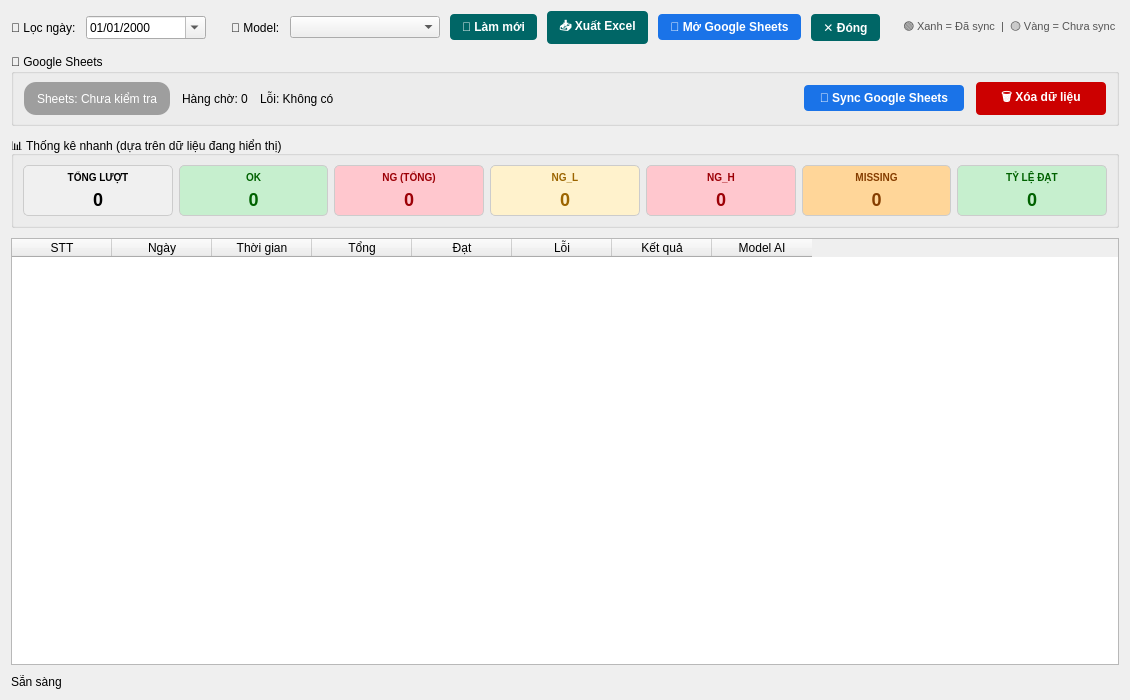
<?xml version="1.0" encoding="UTF-8"?>
<ui version="4.0">
 <class>DataViewerDialog</class>
 <widget class="QDialog" name="DataViewerDialog">
  <property name="geometry">
   <rect>
    <x>0</x>
    <y>0</y>
    <width>1100</width>
    <height>700</height>
   </rect>
  </property>
  <property name="windowTitle">
   <string>📜 Nhật ký kết quả kiểm tra</string>
  </property>
  <layout class="QVBoxLayout" name="mainLayout">
   <property name="spacing">
    <number>10</number>
   </property>
   <item>
    <layout class="QHBoxLayout" name="toolbarLayout">
     <item>
      <widget class="QLabel" name="label">
       <property name="text">
        <string>📅 Lọc ngày:</string>
       </property>
      </widget>
     </item>
     <item>
      <widget class="QDateEdit" name="cb_date">
       <property name="minimumSize">
        <size>
         <width>120</width>
         <height>0</height>
        </size>
       </property>
       <property name="calendarPopup">
        <bool>true</bool>
       </property>
       <property name="displayFormat">
        <string>dd/MM/yyyy</string>
       </property>
      </widget>
     </item>
     <item>
      <spacer name="horizontalSpacer_2">
       <property name="orientation">
        <enum>Qt::Horizontal</enum>
       </property>
       <property name="sizeType">
        <enum>QSizePolicy::Fixed</enum>
       </property>
       <property name="sizeHint" stdset="0">
        <size>
         <width>15</width>
         <height>20</height>
        </size>
       </property>
      </spacer>
     </item>
     <item>
      <widget class="QLabel" name="label_2">
       <property name="text">
        <string>🤖 Model:</string>
       </property>
      </widget>
     </item>
     <item>
      <widget class="QComboBox" name="cb_model">
       <property name="minimumSize">
        <size>
         <width>150</width>
         <height>0</height>
        </size>
       </property>
      </widget>
     </item>
     <item>
      <spacer name="horizontalSpacer">
       <property name="orientation">
        <enum>Qt::Horizontal</enum>
       </property>
       <property name="sizeHint" stdset="0">
        <size>
         <width>40</width>
         <height>20</height>
        </size>
       </property>
      </spacer>
     </item>
     <item>
      <widget class="QPushButton" name="btn_refresh">
       <property name="styleSheet">
        <string notr="true">QPushButton { background-color: #006666; color: white; border-radius: 4px; padding: 6px 12px; font-weight: bold; border: none; } QPushButton:hover { background-color: #008080; } QPushButton:pressed { background-color: #004d4d; }</string>
       </property>
       <property name="text">
        <string>🔄 Làm mới</string>
       </property>
      </widget>
     </item>
     <item>
      <widget class="QPushButton" name="btn_export">
       <property name="styleSheet">
        <string notr="true">QPushButton { background-color: #006666; color: white; border-radius: 4px; padding: 6px 12px; font-weight: bold; border: none; } QPushButton:hover { background-color: #008080; } QPushButton:pressed { background-color: #004d4d; }</string>
       </property>
       <property name="text">
        <string>📥 Xuất Excel</string>
       </property>
      </widget>
     </item>
     <item>
      <widget class="QPushButton" name="btn_sheets">
       <property name="styleSheet">
        <string notr="true">QPushButton { background-color: #1a73e8; color: white; border-radius: 4px; padding: 6px 12px; font-weight: bold; border: none; } QPushButton:hover { background-color: #1e88e5; } QPushButton:pressed { background-color: #1557b0; }</string>
       </property>
       <property name="text">
        <string>🔗 Mở Google Sheets</string>
       </property>
      </widget>
     </item>
     <item>
      <widget class="QPushButton" name="btn_close">
       <property name="styleSheet">
        <string notr="true">QPushButton { background-color: #006666; color: white; border-radius: 4px; padding: 6px 12px; font-weight: bold; border: none; } QPushButton:hover { background-color: #008080; } QPushButton:pressed { background-color: #004d4d; }</string>
       </property>
       <property name="text">
        <string>✕ Đóng</string>
       </property>
      </widget>
     </item>
     <item>
      <widget class="QLabel" name="lbl_calendar_legend">
       <property name="text">
        <string>🟢 Xanh = Đã sync  |  🟡 Vàng = Chưa sync</string>
       </property>
       <property name="styleSheet">
        <string notr="true">font-size: 11px; color: #555; padding-left: 10px;</string>
       </property>
      </widget>
     </item>
    </layout>
   </item>
   <item>
    <widget class="QGroupBox" name="sheets_status_group">
     <property name="title">
      <string>🔗 Google Sheets</string>
     </property>
     <layout class="QHBoxLayout" name="horizontalLayout_2">
      <property name="spacing">
       <number>12</number>
      </property>
      <property name="leftMargin">
       <number>10</number>
      </property>
      <property name="topMargin">
       <number>8</number>
      </property>
      <property name="rightMargin">
       <number>10</number>
      </property>
      <property name="bottomMargin">
       <number>8</number>
      </property>
      <item>
       <widget class="QLabel" name="lbl_sheets_badge">
        <property name="styleSheet">
         <string notr="true">padding: 4px 10px; border-radius: 12px; background-color: #9e9e9e; color: white;</string>
        </property>
        <property name="text">
         <string>Sheets: Chưa kiểm tra</string>
        </property>
       </widget>
      </item>
      <item>
       <widget class="QLabel" name="lbl_sheets_queue">
        <property name="text">
         <string>Hàng chờ: 0</string>
        </property>
       </widget>
      </item>
      <item>
       <widget class="QLabel" name="lbl_sheets_error">
        <property name="text">
         <string>Lỗi: Không có</string>
        </property>
       </widget>
      </item>
      <item>
       <spacer name="horizontalSpacer_3">
        <property name="orientation">
         <enum>Qt::Horizontal</enum>
        </property>
        <property name="sizeHint" stdset="0">
         <size>
          <width>40</width>
          <height>20</height>
         </size>
        </property>
       </spacer>
      </item>
      <item>
       <widget class="QPushButton" name="btn_sync_sheets">
        <property name="minimumSize">
         <size>
          <width>160</width>
          <height>0</height>
         </size>
        </property>
        <property name="styleSheet">
         <string notr="true">QPushButton { background-color: #1a73e8; color: white; border-radius: 4px; padding: 6px 12px; font-weight: bold; border: none; } QPushButton:hover { background-color: #1e88e5; } QPushButton:pressed { background-color: #1557b0; }</string>
        </property>
        <property name="text">
         <string>🔁 Sync Google Sheets</string>
        </property>
       </widget>
      </item>
      <item>
       <widget class="QPushButton" name="xoaDL">
        <property name="minimumSize">
         <size>
          <width>130</width>
          <height>0</height>
        </size>
       </property>
       <property name="styleSheet">
        <string notr="true">QPushButton { background-color: #cc0000; color: white; border-radius: 4px; padding: 6px 12px; font-weight: bold; border: none; } QPushButton:hover { background-color: #e60000; } QPushButton:pressed { background-color: #990000; }</string>
       </property>
       <property name="text">
        <string>🗑 Xóa dữ liệu</string>
       </property>
      </widget>
     </item>
    </layout>
   </widget>
   </item>
   <item>
    <widget class="QGroupBox" name="stats_group">
     <property name="title">
      <string>📊 Thống kê nhanh (dựa trên dữ liệu đang hiển thị)</string>
     </property>
     <layout class="QHBoxLayout" name="statsLayout">
      <item>
       <widget class="QGroupBox" name="box_total">
        <property name="styleSheet">
         <string notr="true">QGroupBox { background-color: #f0f0f0; border: 1px solid #ccc; border-radius: 5px; }</string>
        </property>
        <layout class="QVBoxLayout" name="verticalLayout">
         <property name="spacing">
          <number>5</number>
         </property>
         <property name="leftMargin">
          <number>5</number>
         </property>
         <property name="topMargin">
          <number>5</number>
         </property>
         <property name="rightMargin">
          <number>5</number>
         </property>
         <property name="bottomMargin">
          <number>5</number>
         </property>
         <item>
          <widget class="QLabel" name="label_3">
           <property name="styleSheet">
            <string notr="true">color: black; font-size: 10px; font-weight: bold; background: transparent; border: none;</string>
           </property>
           <property name="text">
            <string>TỔNG LƯỢT</string>
           </property>
           <property name="alignment">
            <set>Qt::AlignCenter</set>
           </property>
          </widget>
         </item>
         <item>
          <widget class="QLabel" name="lbl_val_total">
           <property name="styleSheet">
            <string notr="true">color: black; font-size: 18px; font-weight: bold; background: transparent; border: none;</string>
           </property>
           <property name="text">
            <string>0</string>
           </property>
           <property name="alignment">
            <set>Qt::AlignCenter</set>
           </property>
          </widget>
         </item>
        </layout>
       </widget>
      </item>
      <item>
       <widget class="QGroupBox" name="box_ok">
        <property name="styleSheet">
         <string notr="true">QGroupBox { background-color: #c6efce; border: 1px solid #ccc; border-radius: 5px; }</string>
        </property>
        <layout class="QVBoxLayout" name="verticalLayout_2">
         <property name="spacing">
          <number>5</number>
         </property>
         <property name="leftMargin">
          <number>5</number>
         </property>
         <property name="topMargin">
          <number>5</number>
         </property>
         <property name="rightMargin">
          <number>5</number>
         </property>
         <property name="bottomMargin">
          <number>5</number>
         </property>
         <item>
          <widget class="QLabel" name="label_4">
           <property name="styleSheet">
            <string notr="true">color: #006100; font-size: 10px; font-weight: bold; background: transparent; border: none;</string>
           </property>
           <property name="text">
            <string>OK</string>
           </property>
           <property name="alignment">
            <set>Qt::AlignCenter</set>
           </property>
          </widget>
         </item>
         <item>
          <widget class="QLabel" name="lbl_val_ok">
           <property name="styleSheet">
            <string notr="true">color: #006100; font-size: 18px; font-weight: bold; background: transparent; border: none;</string>
           </property>
           <property name="text">
            <string>0</string>
           </property>
           <property name="alignment">
            <set>Qt::AlignCenter</set>
           </property>
          </widget>
         </item>
        </layout>
       </widget>
      </item>
      <item>
       <widget class="QGroupBox" name="box_ng">
        <property name="styleSheet">
         <string notr="true">QGroupBox { background-color: #ffc7ce; border: 1px solid #ccc; border-radius: 5px; }</string>
        </property>
        <layout class="QVBoxLayout" name="verticalLayout_3">
         <property name="spacing">
          <number>5</number>
         </property>
         <property name="leftMargin">
          <number>5</number>
         </property>
         <property name="topMargin">
          <number>5</number>
         </property>
         <property name="rightMargin">
          <number>5</number>
         </property>
         <property name="bottomMargin">
          <number>5</number>
         </property>
         <item>
          <widget class="QLabel" name="label_5">
           <property name="styleSheet">
            <string notr="true">color: #9c0006; font-size: 10px; font-weight: bold; background: transparent; border: none;</string>
           </property>
           <property name="text">
            <string>NG (TỔNG)</string>
           </property>
           <property name="alignment">
            <set>Qt::AlignCenter</set>
           </property>
          </widget>
         </item>
         <item>
          <widget class="QLabel" name="lbl_val_ng">
           <property name="styleSheet">
            <string notr="true">color: #9c0006; font-size: 18px; font-weight: bold; background: transparent; border: none;</string>
           </property>
           <property name="text">
            <string>0</string>
           </property>
           <property name="alignment">
            <set>Qt::AlignCenter</set>
           </property>
          </widget>
         </item>
        </layout>
       </widget>
      </item>
      <item>
       <widget class="QGroupBox" name="box_ngl">
        <property name="styleSheet">
         <string notr="true">QGroupBox { background-color: #fff2cc; border: 1px solid #ccc; border-radius: 5px; }</string>
        </property>
        <layout class="QVBoxLayout" name="verticalLayout_4">
         <property name="spacing">
          <number>5</number>
         </property>
         <property name="leftMargin">
          <number>5</number>
         </property>
         <property name="topMargin">
          <number>5</number>
         </property>
         <property name="rightMargin">
          <number>5</number>
         </property>
         <property name="bottomMargin">
          <number>5</number>
         </property>
         <item>
          <widget class="QLabel" name="label_6">
           <property name="styleSheet">
            <string notr="true">color: #9c6500; font-size: 10px; font-weight: bold; background: transparent; border: none;</string>
           </property>
           <property name="text">
            <string>NG_L</string>
           </property>
           <property name="alignment">
            <set>Qt::AlignCenter</set>
           </property>
          </widget>
         </item>
         <item>
          <widget class="QLabel" name="lbl_val_ngl">
           <property name="styleSheet">
            <string notr="true">color: #9c6500; font-size: 18px; font-weight: bold; background: transparent; border: none;</string>
           </property>
           <property name="text">
            <string>0</string>
           </property>
           <property name="alignment">
            <set>Qt::AlignCenter</set>
           </property>
          </widget>
         </item>
        </layout>
       </widget>
      </item>
      <item>
       <widget class="QGroupBox" name="box_ngh">
        <property name="styleSheet">
         <string notr="true">QGroupBox { background-color: #ffc7ce; border: 1px solid #ccc; border-radius: 5px; }</string>
        </property>
        <layout class="QVBoxLayout" name="verticalLayout_5">
         <property name="spacing">
          <number>5</number>
         </property>
         <property name="leftMargin">
          <number>5</number>
         </property>
         <property name="topMargin">
          <number>5</number>
         </property>
         <property name="rightMargin">
          <number>5</number>
         </property>
         <property name="bottomMargin">
          <number>5</number>
         </property>
         <item>
          <widget class="QLabel" name="label_7">
           <property name="styleSheet">
            <string notr="true">color: #9c0006; font-size: 10px; font-weight: bold; background: transparent; border: none;</string>
           </property>
           <property name="text">
            <string>NG_H</string>
           </property>
           <property name="alignment">
            <set>Qt::AlignCenter</set>
           </property>
          </widget>
         </item>
         <item>
          <widget class="QLabel" name="lbl_val_ngh">
           <property name="styleSheet">
            <string notr="true">color: #9c0006; font-size: 18px; font-weight: bold; background: transparent; border: none;</string>
           </property>
           <property name="text">
            <string>0</string>
           </property>
           <property name="alignment">
            <set>Qt::AlignCenter</set>
           </property>
          </widget>
         </item>
        </layout>
       </widget>
      </item>
      <item>
       <widget class="QGroupBox" name="box_missing">
        <property name="styleSheet">
         <string notr="true">QGroupBox { background-color: #ffd699; border: 1px solid #ccc; border-radius: 5px; }</string>
        </property>
        <layout class="QVBoxLayout" name="verticalLayout_6">
         <property name="spacing">
          <number>5</number>
         </property>
         <property name="leftMargin">
          <number>5</number>
         </property>
         <property name="topMargin">
          <number>5</number>
         </property>
         <property name="rightMargin">
          <number>5</number>
         </property>
         <property name="bottomMargin">
          <number>5</number>
         </property>
         <item>
          <widget class="QLabel" name="label_8">
           <property name="styleSheet">
            <string notr="true">color: #853d00; font-size: 10px; font-weight: bold; background: transparent; border: none;</string>
           </property>
           <property name="text">
            <string>MISSING</string>
           </property>
           <property name="alignment">
            <set>Qt::AlignCenter</set>
           </property>
          </widget>
         </item>
         <item>
          <widget class="QLabel" name="lbl_val_missing">
           <property name="styleSheet">
            <string notr="true">color: #853d00; font-size: 18px; font-weight: bold; background: transparent; border: none;</string>
           </property>
           <property name="text">
            <string>0</string>
           </property>
           <property name="alignment">
            <set>Qt::AlignCenter</set>
           </property>
          </widget>
         </item>
        </layout>
       </widget>
      </item>
      <item>
       <widget class="QGroupBox" name="box_rate">
        <property name="styleSheet">
         <string notr="true">QGroupBox { background-color: #c6efce; border: 1px solid #ccc; border-radius: 5px; }</string>
        </property>
        <layout class="QVBoxLayout" name="verticalLayout_7">
         <property name="spacing">
          <number>5</number>
         </property>
         <property name="leftMargin">
          <number>5</number>
         </property>
         <property name="topMargin">
          <number>5</number>
         </property>
         <property name="rightMargin">
          <number>5</number>
         </property>
         <property name="bottomMargin">
          <number>5</number>
         </property>
         <item>
          <widget class="QLabel" name="label_9">
           <property name="styleSheet">
            <string notr="true">color: #006100; font-size: 10px; font-weight: bold; background: transparent; border: none;</string>
           </property>
           <property name="text">
            <string>TỶ LỆ ĐẠT</string>
           </property>
           <property name="alignment">
            <set>Qt::AlignCenter</set>
           </property>
          </widget>
         </item>
         <item>
          <widget class="QLabel" name="lbl_val_rate">
           <property name="styleSheet">
            <string notr="true">color: #006100; font-size: 18px; font-weight: bold; background: transparent; border: none;</string>
           </property>
           <property name="text">
            <string>0</string>
           </property>
           <property name="alignment">
            <set>Qt::AlignCenter</set>
           </property>
          </widget>
         </item>
        </layout>
       </widget>
      </item>
     </layout>
    </widget>
   </item>
   <item>
    <widget class="QTableWidget" name="table">
     <property name="alternatingRowColors">
      <bool>true</bool>
     </property>
     <property name="selectionBehavior">
      <enum>QAbstractItemView::SelectRows</enum>
     </property>
     <attribute name="horizontalHeaderVisible">
      <bool>true</bool>
     </attribute>
     <attribute name="horizontalHeaderCascadingSectionResizes">
      <bool>false</bool>
     </attribute>
     <attribute name="horizontalHeaderDefaultSectionSize">
      <number>100</number>
     </attribute>
     <attribute name="horizontalHeaderStretchLastSection">
      <bool>false</bool>
     </attribute>
     <attribute name="verticalHeaderVisible">
      <bool>false</bool>
     </attribute>
     <column>
      <property name="text">
       <string>STT</string>
      </property>
     </column>
     <column>
      <property name="text">
       <string>Ngày</string>
      </property>
     </column>
     <column>
      <property name="text">
       <string>Thời gian</string>
      </property>
     </column>
     <column>
      <property name="text">
       <string>Tổng</string>
      </property>
     </column>
     <column>
      <property name="text">
       <string>Đạt</string>
      </property>
     </column>
     <column>
      <property name="text">
       <string>Lỗi</string>
      </property>
     </column>
     <column>
      <property name="text">
       <string>Kết quả</string>
      </property>
     </column>
     <column>
      <property name="text">
       <string>Model AI</string>
      </property>
     </column>
    </widget>
   </item>
   <item>
    <widget class="QLabel" name="lbl_status">
     <property name="text">
      <string>Sẵn sàng</string>
     </property>
    </widget>
   </item>
  </layout>
 </widget>
 <resources/>
 <connections/>
</ui>
